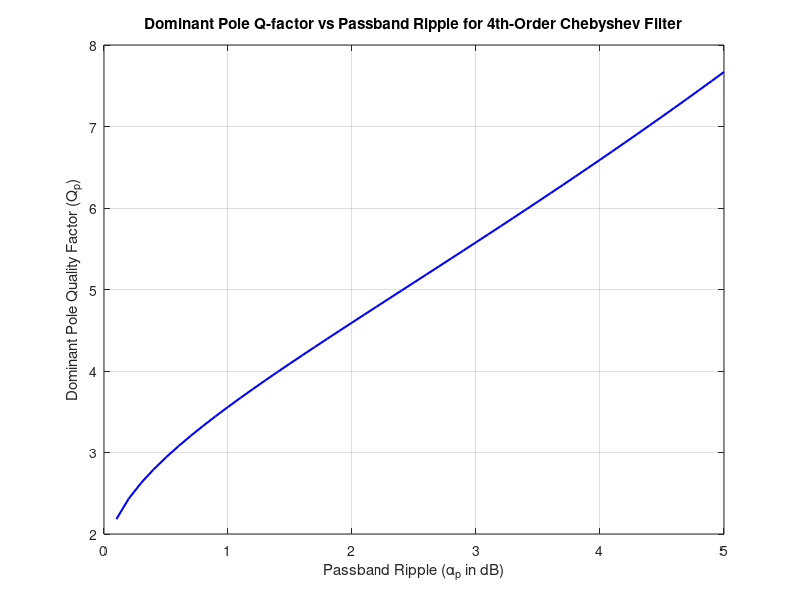

MATLAB code for this plot:

% *1.* Plot the pole Q (Qp) of the dominant pole of a fourth-order Chebyshev
% filter as a function of αp .

clear; close all; clc;

% Define filter specifications
N = 4;                          % Filter order (4th order)
Wp = 1;                         % Normalized cutoff frequency (1 rad/s)
alpha_p_values = 0.1:0.1:5;     % Range of passband ripple in dB

% Initialize array to store Qp values
Qp_values = zeros(size(alpha_p_values));

for i = 1:length(alpha_p_values)
    % Define passband ripple for this iteration
    Rp = alpha_p_values(i);
    
    % Design the Chebyshev Type I filter and get poles
    [z, p, k] = cheby1(N, Rp, Wp, 'low', 's');
    
    % Calculate the quality factor Q for each pole
    Q_values = abs(p) ./ (2 * abs(real(p)));
    
    % Find the dominant pole (pole with highest Q)
    Qp_values(i) = max(Q_values);
end

% Plot Qp as a function of alpha_p
figure;
plot(alpha_p_values, Qp_values, 'b-', 'LineWidth', 1.5);
xlabel('Passband Ripple (\alpha_p in dB)');
ylabel('Dominant Pole Quality Factor (Q_p)');
title('Dominant Pole Q-factor vs Passband Ripple for 4th-Order Chebyshev Filter');
grid on;
